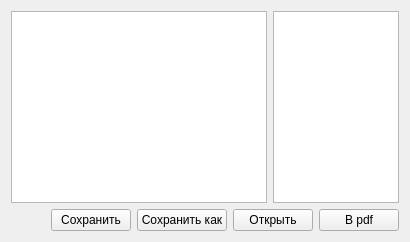
        <widget class="QWidget" name="tab_7">
         <attribute name="title">
          <string>Расчет</string>
         </attribute>
         <layout class="QVBoxLayout" name="verticalLayout_18">
          <item>
           <layout class="QVBoxLayout" name="verticalLayout_10">
            <item>
             <layout class="QHBoxLayout" name="horizontalLayout_23">
              <item>
               <widget class="QListWidget" name="listWidget">
                <property name="sizePolicy">
                 <sizepolicy hsizetype="Minimum" vsizetype="Expanding">
                  <horstretch>0</horstretch>
                  <verstretch>0</verstretch>
                 </sizepolicy>
                </property>
               </widget>
              </item>
              <item>
               <widget class="QTableWidget" name="tableWidget_8">
                <property name="sizeAdjustPolicy">
                 <enum>QAbstractScrollArea::AdjustToContentsOnFirstShow</enum>
                </property>
               </widget>
              </item>
             </layout>
            </item>
            <item>
             <layout class="QHBoxLayout" name="horizontalLayout_16">
              <item>
               <spacer name="horizontalSpacer_18">
                <property name="orientation">
                 <enum>Qt::Horizontal</enum>
                </property>
                <property name="sizeHint" stdset="0">
                 <size>
                  <width>40</width>
                  <height>20</height>
                 </size>
                </property>
               </spacer>
              </item>
              <item>
               <widget class="QPushButton" name="pushButton_15">
                <property name="text">
                 <string>Сохранить</string>
                </property>
               </widget>
              </item>
              <item>
               <widget class="QPushButton" name="pushButton_17">
                <property name="text">
                 <string>Сохранить как</string>
                </property>
               </widget>
              </item>
              <item>
               <widget class="QPushButton" name="pushButton_14">
                <property name="text">
                 <string>Открыть</string>
                </property>
               </widget>
              </item>
              <item>
               <widget class="QPushButton" name="pushButton_16">
                <property name="text">
                 <string>В pdf</string>
                </property>
               </widget>
              </item>
             </layout>
            </item>
           </layout>
          </item>
         </layout>
        </widget>
